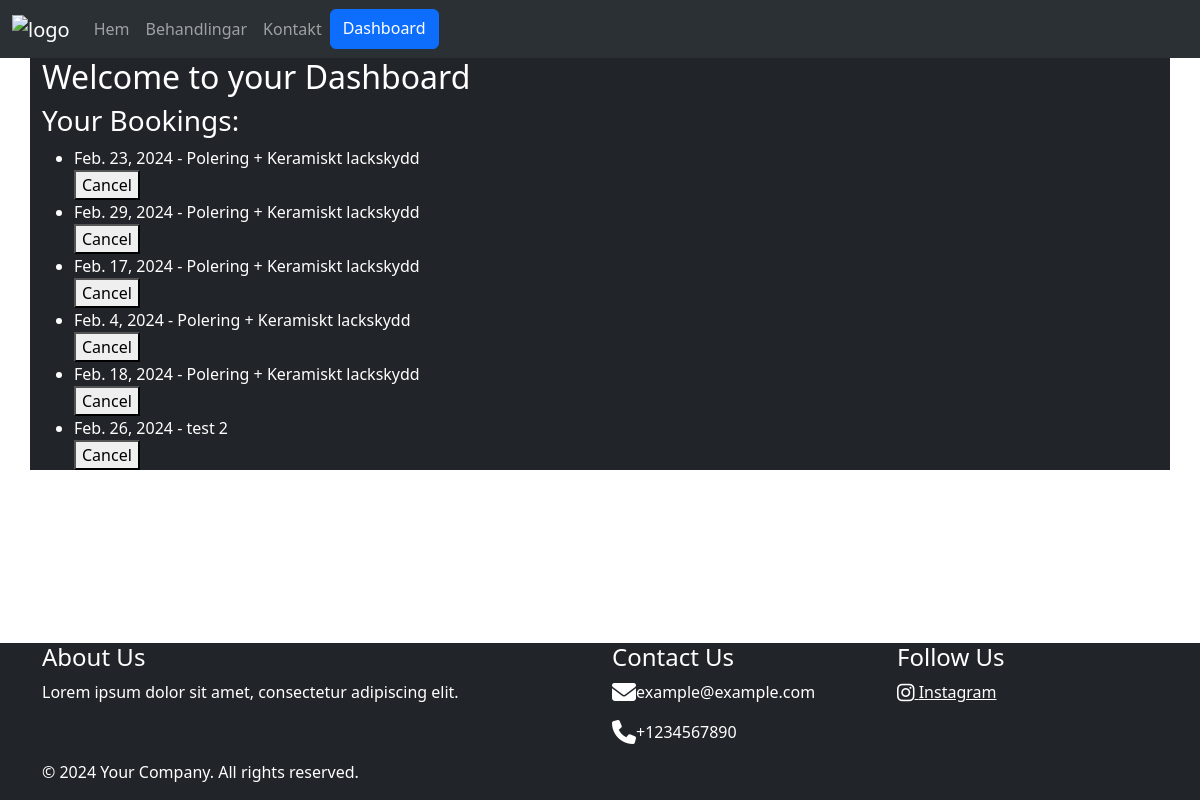
The app's page /dashboard/ (signed in), older data.
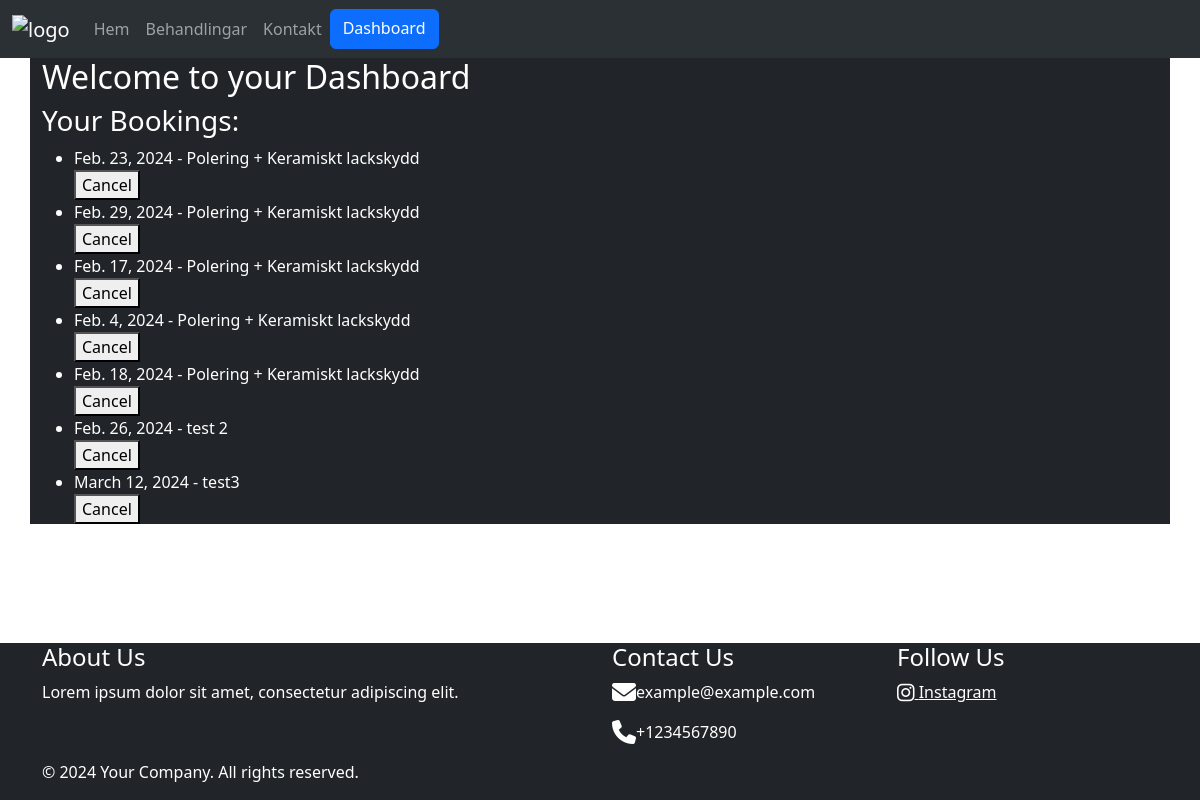
The same page, newer data.
### treatments/models.py (models this page shows, shortened)
class Booking(models.Model):
    user = models.ForeignKey(User, on_delete=models.CASCADE, null=False, blank=False)
    date = models.DateField(null=False, blank=False)
    treatment = models.ForeignKey(Treatment, on_delete=models.CASCADE, null=False, blank=False)
    active = models.BooleanField(default=True)
    class Meta:
        unique_together = [['user', 'date']]

class Treatment(models.Model):
    name = models.CharField(max_length=100, null=False, blank=False)
    cost = models.PositiveIntegerField(null=False, blank=False)
    description = models.TextField(null=False, blank=False)
    image_url = models.URLField(null=True, blank=True)
    class Meta:
        ordering = ["cost"]

### dashboard/views.py (the view)
# urls.py: path("", views.get_dashboard, name="dashboard"),
def get_dashboard(request):
    if not request.user.is_authenticated:
        return redirect('login')  # Redirect to login page if user is not authenticated
    bookings = Booking.objects.filter(user=request.user, active=True)
    template = "dashboard/dashboard.html"
    context = {'bookings': bookings}
    return render(request, template, context)

### dashboard/templates/dashboard/dashboard.html (shortened to what this page needs)
{% extends "base.html" %}
{% block content %}
<div>
  <h2>Welcome to your Dashboard</h2>
  <h3>Your Bookings:</h3>
  {% if bookings %}
    <ul>
      {% for booking in bookings %}
        <li>
          {{ booking.date }} - {{ booking.treatment.name }}
          <form method="post" action="{% url 'cancel_booking' booking.id %}">
            <button type="submit" onclick="return confirm('Are you sure you want to cancel this booking?')">Cancel</button>
          </form>
        </li>
      {% endfor %}
    </ul>
  {% else %}
    <p>No bookings found.</p>
  {% endif %}
</div>
{% endblock %}

Row changes from the older to the newer data that the page shows:
added Booking: date "March 12, 2024", treatment.name "test3"
